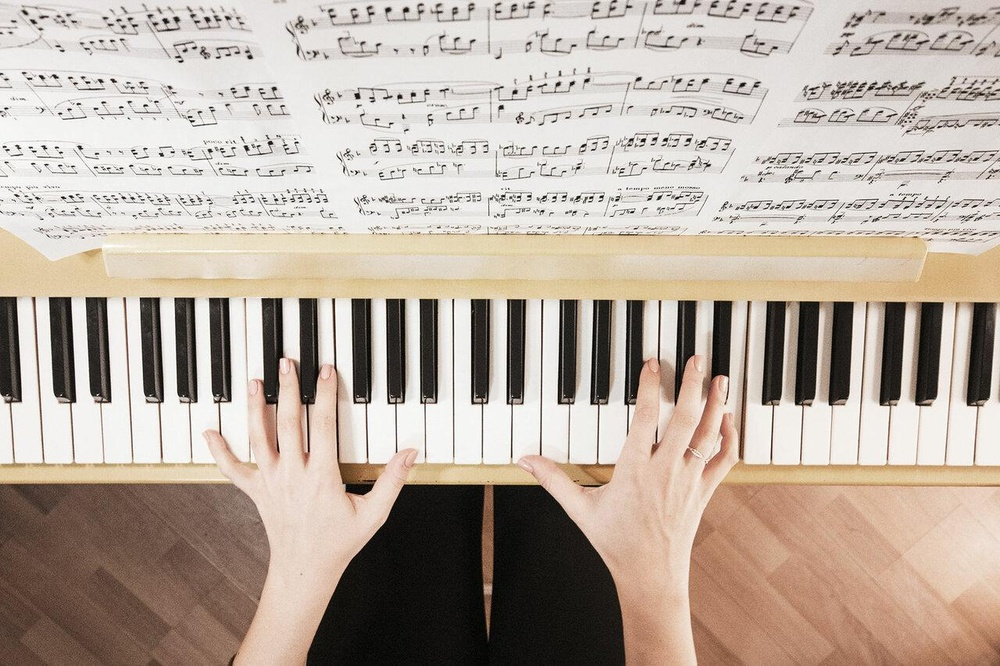
#> input picture image3-000.jpg, 1000 x 666 px, shrunk from 1280 x 853 before the run
$ python -i marking_buttons.py   (imports and definitions only)
#> lines starting #> are read from the running program, lines starting #| are printed output that depends on the picture; after the words box and inside, x2 and y2 are one past the last pixel; in counts of white or black regions, pixels touching at a corner belong together
import numpy as np
import cv2


"""-------------------------------Пишем свой класс--------------------------------"""
class Piano:
    def __init__(self, image):  # Инициализация атрибутов
        self.canny = None
        self.cords = []
        self.cords_white_buttons = {}
        self.black_cords = {}
        self.low_high_cords = {}
        self.centers = []
        self.final_cords = {}
        self.image = image
        self.level = 90  # 323
        self.alpha = 10
        self.beta = 2.5
        self.num = 1

    def prep(self):  # Подготовка изображения

        gray = cv2.cvtColor(self.image, cv2.COLOR_RGB2GRAY)
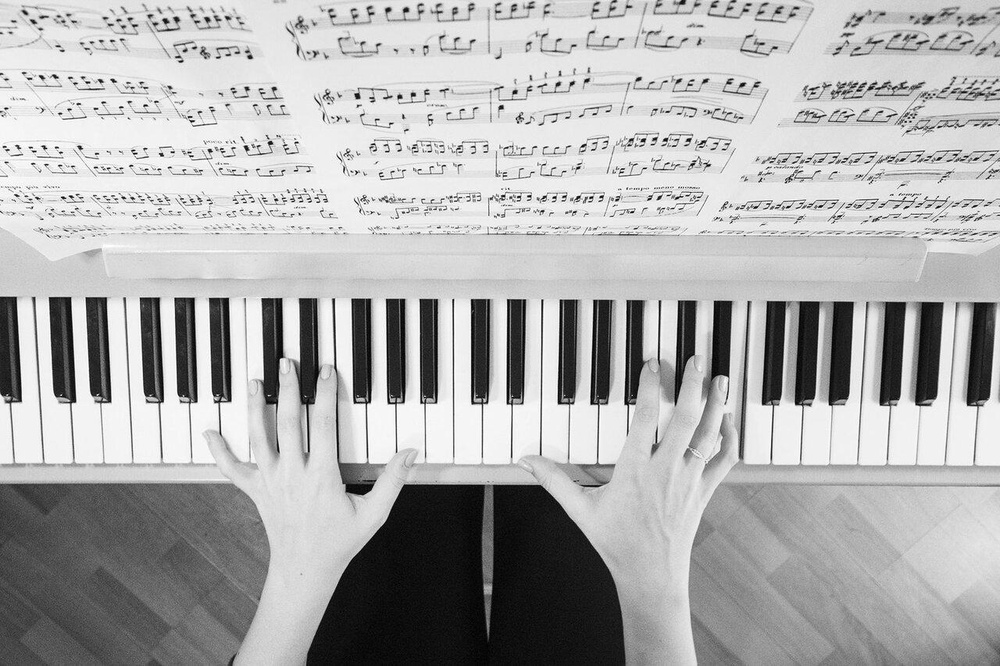
#> gray: shape (666, 1000); min 0, max 255, mean 174.2
        # gray = cv2.GaussianBlur(gray, (3, 3), 10)
        self.alpha = 2.5  # Contrast control (1.0-3.0)
        self.beta = 10  # Brightness control (0-100)

        _contrast = cv2.convertScaleAbs(gray, alpha=self.alpha, beta=self.beta)
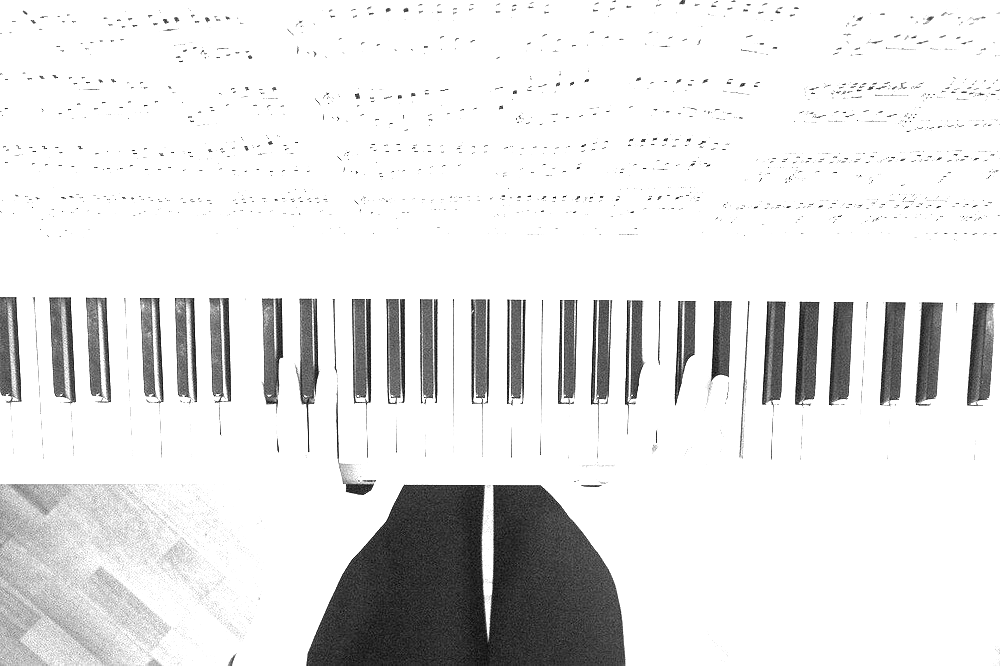
#> _contrast: shape (666, 1000); min 10, max 255, mean 228.1
        self.canny = cv2.Canny(_contrast, 0, _contrast.max() - 150)
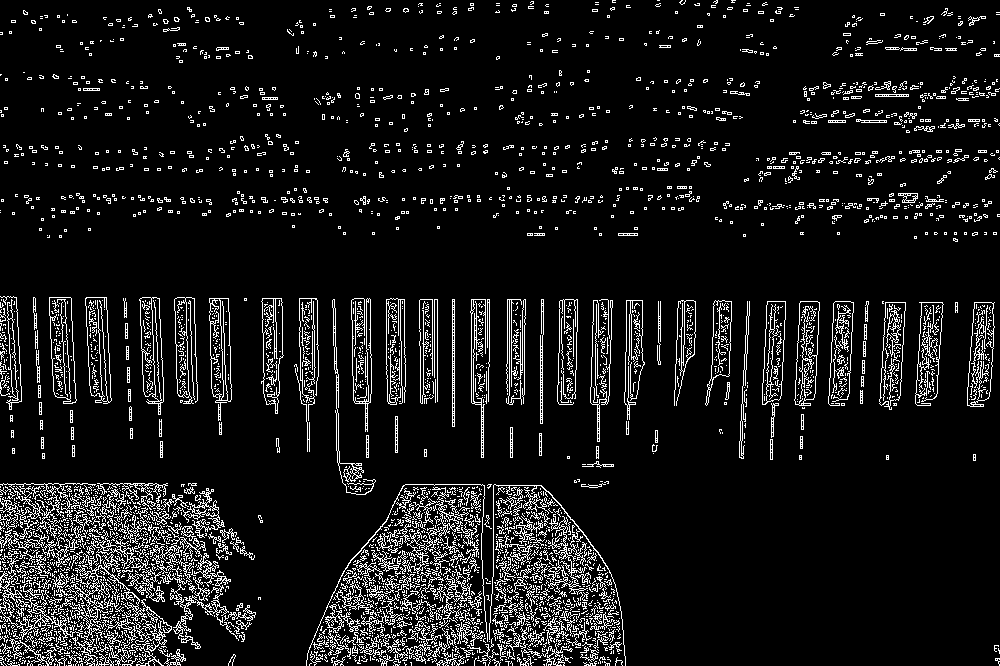
#> self.canny: shape (666, 1000); 9.1% white in thin lines or dots

        _kernel = np.ones((5, 5), np.uint8)
        _dil = cv2.dilate(self.canny, _kernel, iterations=1)
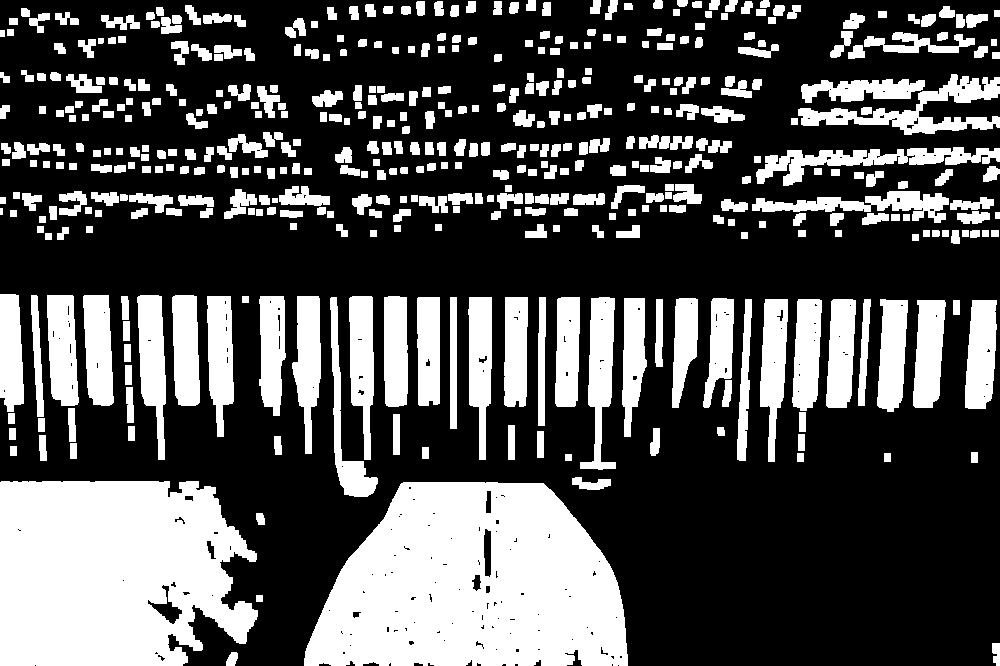
#> _dil: shape (666, 1000); 32.8% white; 464 white regions, largest, box (x1, y1, x2, y2) and area: (304, 482, 628, 666) 46101, (0, 481, 258, 666) 40488, (798, 74, 1000, 135) 4043
        self.canny = _dil

    # [219 lines left out: functions holes, first_level, second_level, black_marking, marking_low_high, center_marking and 1 more, not called in this run]

    # [66 lines of commented-out code are left out]

>>> import cv2
>>> picture = cv2.cvtColor(cv2.imread('image3-000.jpg'), cv2.COLOR_BGR2RGB)
>>> result = Piano(picture).prep()

$ run again, on piano-duet.jpg
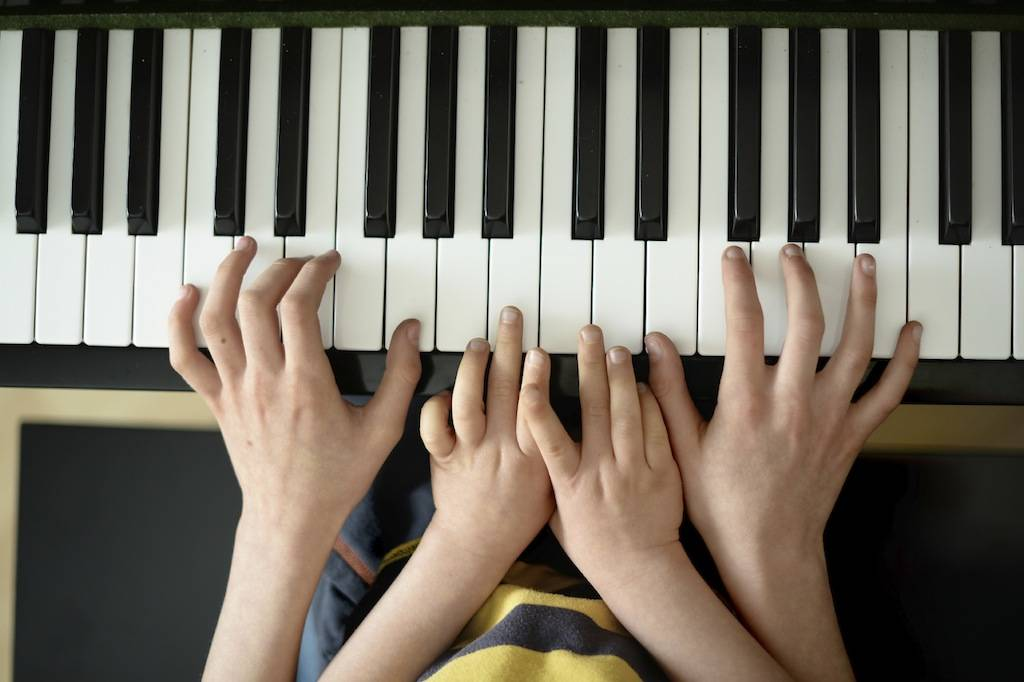
#> input picture piano-duet.jpg, 1024 x 682 px
#> in prep, `self.canny = cv2.Canny(_contrast, 0, _contrast.max() - 150)`:
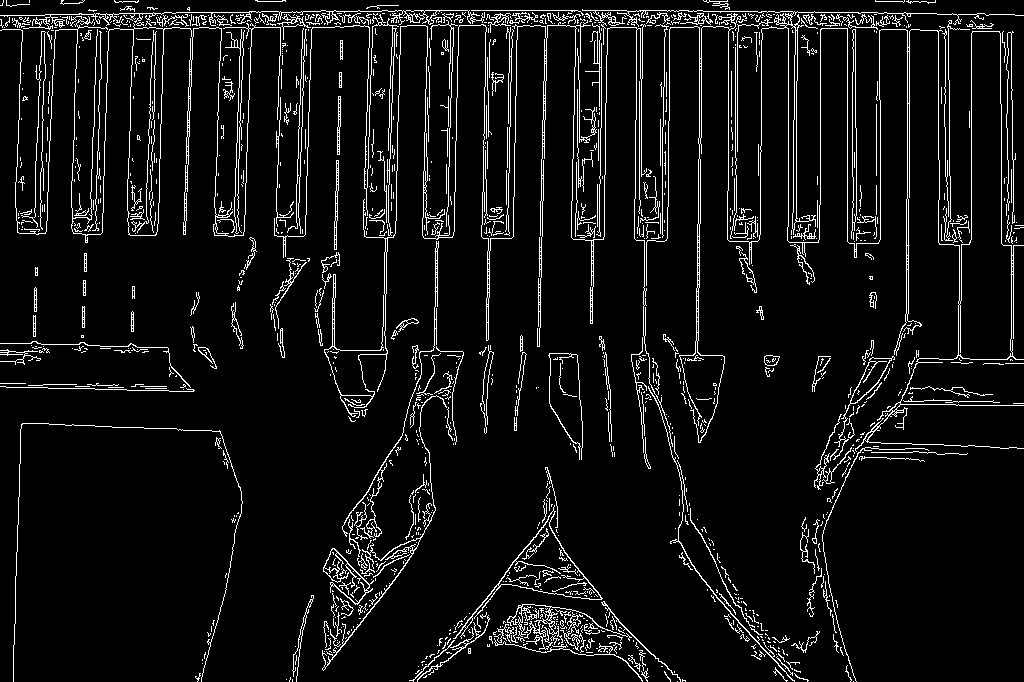
#> self.canny: shape (682, 1024); 6.8% white in thin lines or dots
#> in prep, `_dil = cv2.dilate(self.canny, _kernel, iterations=1)`:
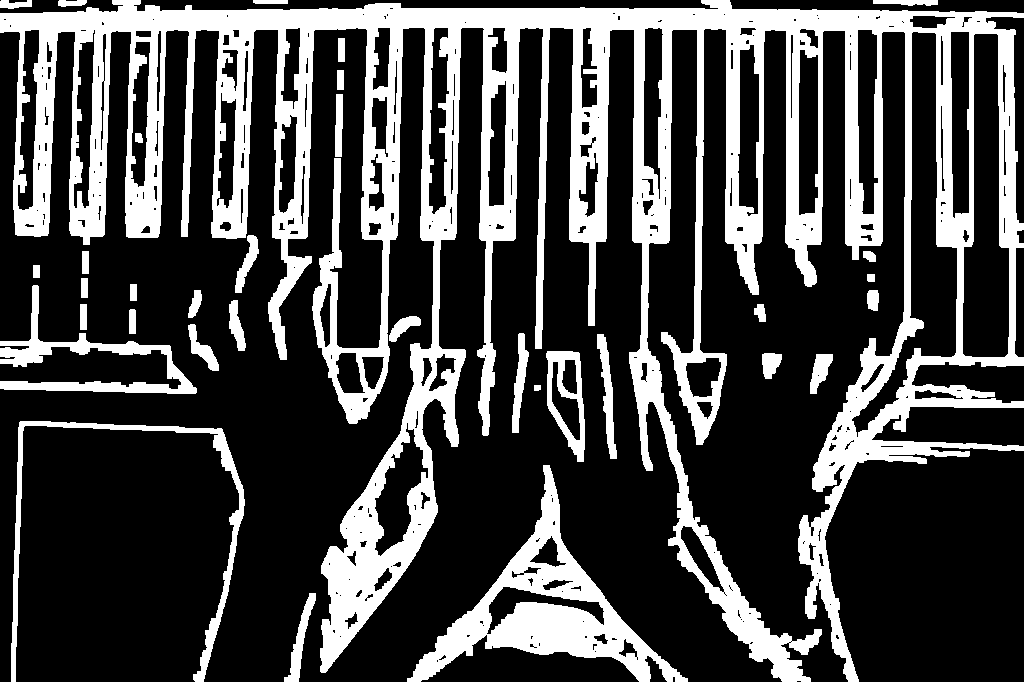
#> _dil: shape (682, 1024); 27.6% white; 34 white regions, largest, box (x1, y1, x2, y2) and area: (0, 0, 1024, 682) 158849, (407, 465, 688, 682) 14496, (0, 285, 197, 394) 4541
